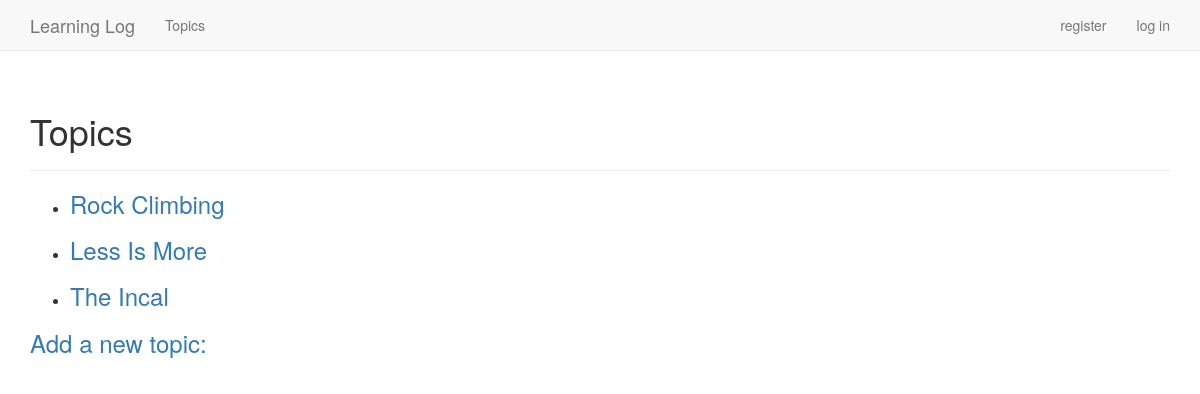
Page /topics/ on the committed database.
### learning_logs/models.py (models this page shows)
class Topic(models.Model):
    text = models.CharField(max_length=200)
    date_added = models.DateTimeField(auto_now_add=True)
    owner = models.ForeignKey(User, on_delete=models.CASCADE)
    is_public = models.BooleanField(default=False)
    def __str__(self):
        return self.text

### learning_logs/views.py (the view)
# urls.py: path('topics/',views.topics,name='topics'),
def topics(request):
    if not request.user.is_authenticated:
        topics = Topic.objects.filter(Q(is_public =True))\
                                      .order_by('date_added')
    elif request.user.is_authenticated:
        topics = Topic.objects.filter(Q(owner=request.user)\
                                      | Q(is_public=True))\
                                      .order_by('date_added')
    context = {'topics':topics}
    return render(request, 'learning_logs/topics.html',context)

### learning_logs/templates/learning_logs/topics.html
{% extends "learning_logs/base.html" %}
{% block header %}
    <h1>Topics</h1>
{% endblock header %}
{% block content%}
    <ul>
        {% for topic in topics %}
            <li>
                <h3>
                    <a href="{% url 'learning_logs:topic' topic.id %}">{{topic}}</a>
                </h3>
            </li>
        {% empty %}
            <li>No topics have been added yet</li>
        {% endfor %}
    </ul>
    <h3>
        <a href="{% url 'learning_logs:new_topic' %}">Add a new topic:</a>
    </h3>
{% endblock content %}

### rows in the picture
Topic: text "Rock Climbing"
Topic: text "Less Is More"
Topic: text "The Incal"
